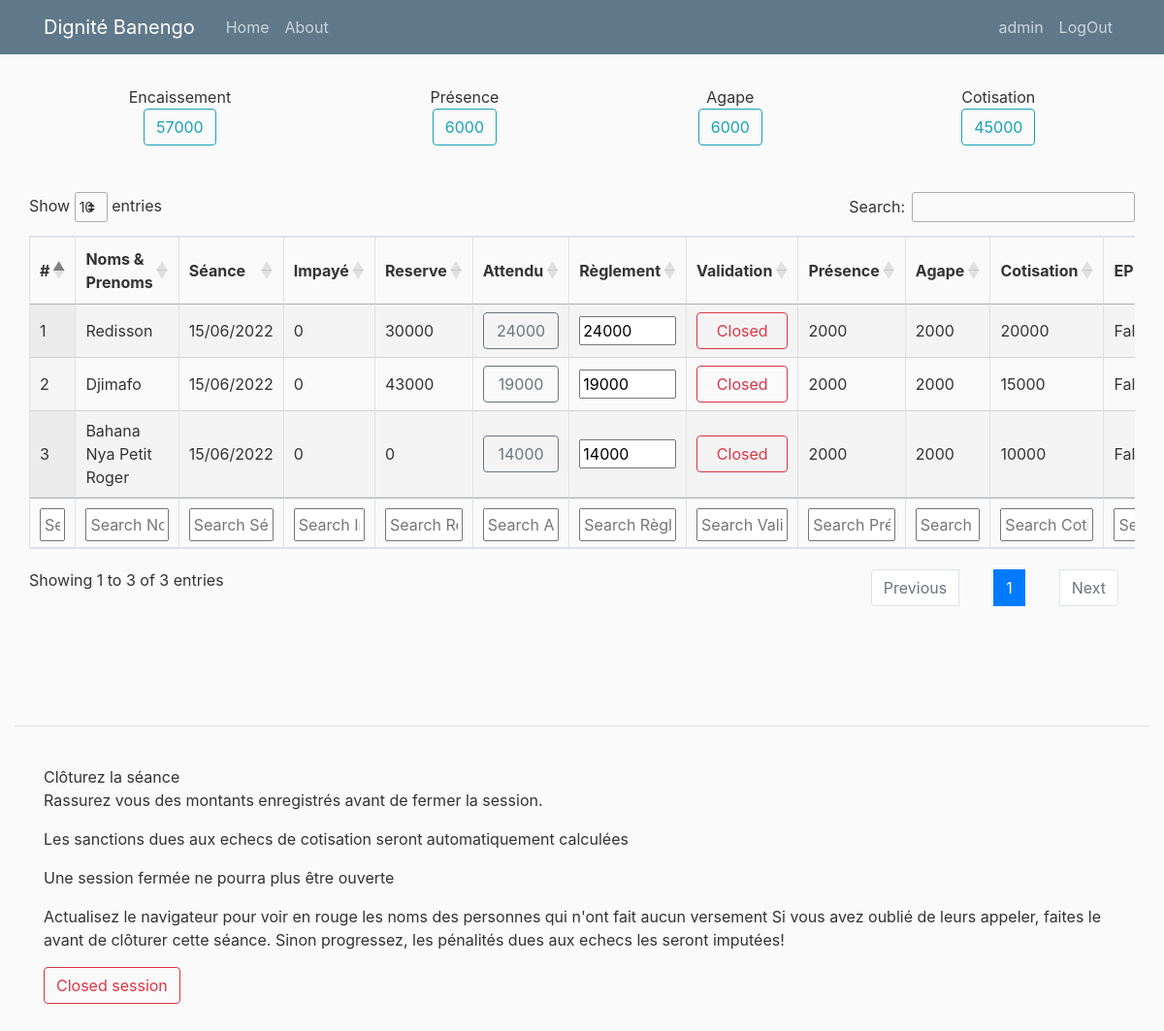
The app's page /tontine/6/ (signed in), older data.
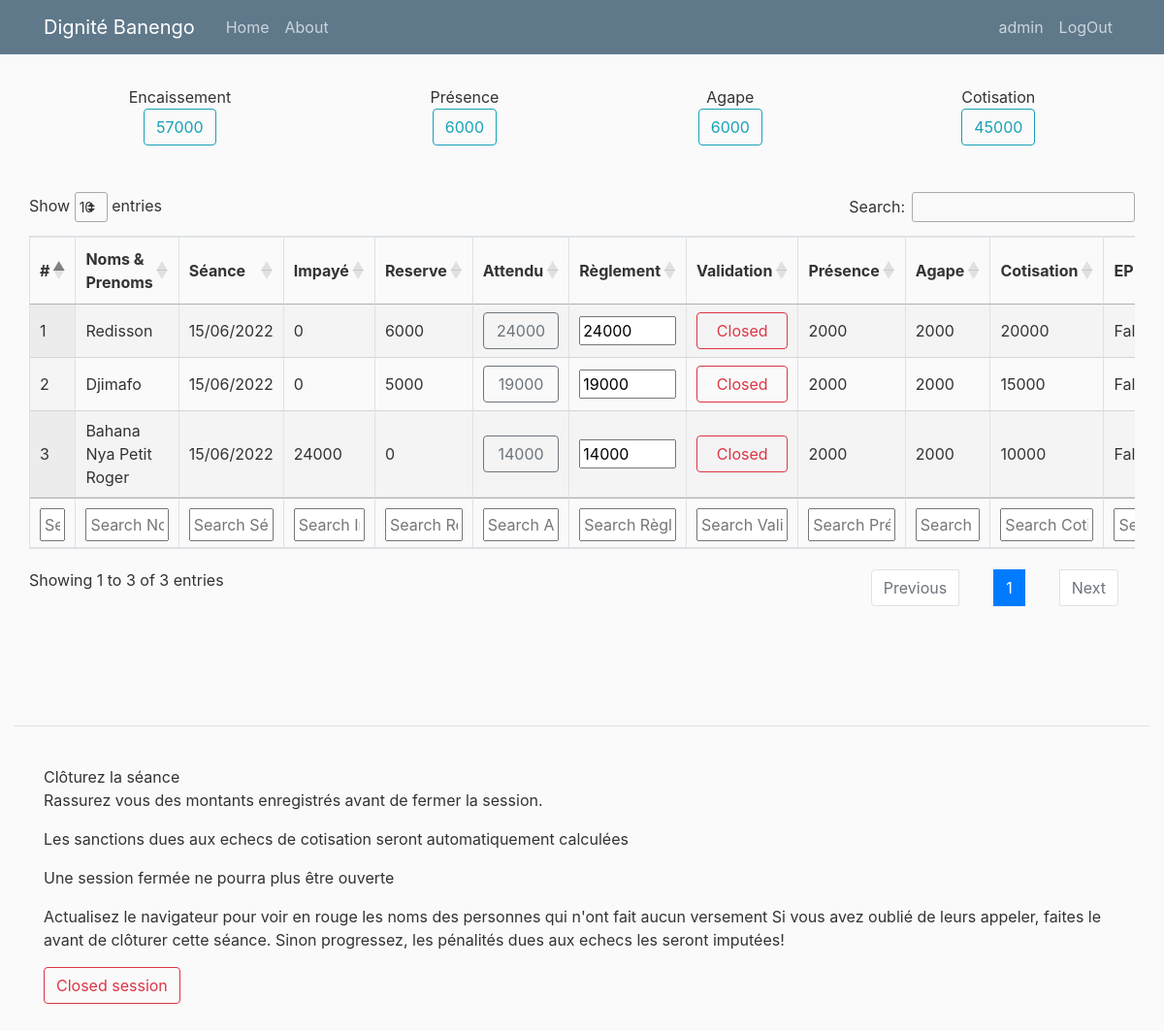
The same page, newer data.
### tontine/models.py (models this page shows, shortened)
class Encaissement(models.Model):
    seance = models.ForeignKey(Seance, on_delete=models.CASCADE)
    membre = models.ForeignKey(Membre, on_delete=models.CASCADE)
    reglement = models.PositiveIntegerField(default=0)
    tontine_presence = models.PositiveIntegerField(default=0)
    tontine_agape = models.PositiveIntegerField(default=0)
    tontine_cotisation = models.PositiveIntegerField(default=0)
    echec_presence = models.BooleanField(default=False)
    echec_agape = models.BooleanField(default=False)
    echec_cotisation = models.BooleanField(default=False)
    called = models.BooleanField(default=False)
    created = models.DateTimeField(auto_now_add=True)
    updated = models.DateTimeField(auto_now=True)
    author= models.ForeignKey(User, on_delete=models.SET_NULL, blank=True, null=True)
    @property
    def montant_attendu(self):
        p=self.membre.presence.montant
        sp =self.membre.agape.montant
        c=self.membre.cotisation.montant
        attendu = int(p)+int(sp)+int(c)
        return attendu

class Membre(models.Model):
    user = models.OneToOneField(User, on_delete=models.CASCADE)
    nom = models.CharField(max_length=100, unique=True)
    matricule = models.CharField(max_length=8, unique=True)
    telephone = models.CharField(max_length=10, blank=True, null=True)
    qualite = models.CharField(max_length=100, blank=True, null=True)
    profession = models.CharField(max_length=100, blank=True, null=True)
    sexe = models.CharField(choices=SEXE_CHOICES, max_length=1)
    date_naissance = models.DateField(blank=True, null=True)
    date_adhesion = models.DateField()
    created = models.DateTimeField(auto_now_add=True)
    updated = models.DateTimeField(auto_now=True)
    cotisation = models.ForeignKey(MontantCotisation, on_delete=models.CASCADE)
    presence = models.ForeignKey(MontantPresence, on_delete=models.CASCADE)
    agape = models.ForeignKey(MontantAgape, on_delete=models.CASCADE)
    bank = models.ForeignKey(MontantBank, on_delete=models.SET_NULL, blank=True, null=True)
    bank_bool = models.BooleanField(default=False)
    cotisation_bool = models.BooleanField(default=False)
    presence_bool = models.BooleanField(default=True)
    total_impaye = models.IntegerField(default=0)
    total_seance = models.IntegerField(default=0)
    total_consigne = models.IntegerField(default=0)
    reserve = models.IntegerField(default=0)

class Seance(models.Model):
    date_seance = models.DateField(unique=True)
    president_jour = models.ForeignKey(Membre, on_delete=models.SET_NULL, blank=True, null=True)
    exercice_tontine = models.ForeignKey(ExerciceTontine, on_delete=models.CASCADE)
    exercice_presence = models.ForeignKey(ExercicePresence, on_delete=models.CASCADE)
    closed = models.BooleanField(default=False)
    total_presence = models.IntegerField(default=0)
    total_agape = models.IntegerField(default=0)
    total_tontine = models.IntegerField(default=0)
    total_encais = models.IntegerField(default=0)
    nbechec_agape= models.IntegerField(default=0)
    nbechec_presence= models.IntegerField(default=0)
    nbechec_cotisation= models.IntegerField(default=0)
    mtechec_agape= models.IntegerField(default=0)
    mtechec_presence= models.IntegerField(default=0)
    mtechec_cotisation= models.IntegerField(default=0)
    created = models.DateTimeField(auto_now_add=True)
    updated = models.DateTimeField(auto_now=True)
    author= models.ForeignKey(User, on_delete=models.SET_NULL, blank=True, null=True)

class MontantPresence(models.Model):
    montant = models.PositiveIntegerField(unique=True)
    sanction = models.PositiveIntegerField(unique=True, default=250)
    created = models.DateTimeField(auto_now_add=True)
    updated = models.DateTimeField(auto_now=True)

class MontantAgape(models.Model):
    montant = models.PositiveIntegerField(unique=True)
    created = models.DateTimeField(auto_now_add=True)
    updated = models.DateTimeField(auto_now=True)

class MontantCotisation(models.Model):
    montant = models.PositiveIntegerField(unique=True)
    taux_sanction_before = models.PositiveIntegerField(default=30)
    taux_sanction_after = models.PositiveIntegerField(default=50)
    created = models.DateTimeField(auto_now_add=True)
    updated = models.DateTimeField(auto_now=True)

### tontine/views.py (the view)
# urls.py: path('', include('tontine.urls')),
@staff_member_required
def tontine(request, id):
	s = get_object_or_404(Seance, pk=id)
	encais = Encaissement.objects.filter(seance=s).order_by('-membre__cotisation__montant')
	total_encaissement = sum([x.reglement for x in encais])
	total_presence = sum([x.tontine_presence for x in encais])
	total_agape =  sum([x.tontine_agape for x in encais])
	total_cotisation = sum([x.tontine_cotisation for x in encais])
	context = {'encais':encais,  's': s,
	'total_encaissement': total_encaissement, 'total_presence': total_presence,
	'total_agape': total_agape, 'total_cotisation': total_cotisation} #seances': seances,
	return render(request, 'tontine/tontine.html', context)

### tontine/templates/tontine/tontine.html (shortened to what the changed rows need)
{% extends "tontine/base3.html" %}
{% load crispy_forms_tags %}
{% block content %}
<div class="container-fluid">
    <br>
    <div class="row mt-3">
        <div class="col-md-12">
            <table id="example" class="display row-border order-column table-bordered" style="width:100%">
                <thead>
                    <tr>
                        <th>#</th>
                        <th>Noms & Prenoms</th>
                        <th>Séance</th>
                        <th>Impayé</th>
                        <th>Reserve</th>
                        <th>Attendu</th>
                        <th>Règlement</th>
                        <th>Validation</th>
                        <th>Présence</th>
                        <th>Agape</th>
                        <th>Cotisation</th>
                        <th>EP</th>
                    </tr>
                </thead>
                <tbody>
                    {% for data in encais %}
                        <tr {% if not data.called %} style="color: crimson;" {% endif %}>
                            <td>{{ forloop.counter }}</td>
                            <td id="name{{ data.id }}">{{data.membre.nom}}</td>
                            <td>{{data.seance.date_seance|date:"d/m/Y"}}</td>
                            <td id="impaye{{ data.id }}">{{data.membre.total_impaye}}</td>
                            <td id="reserve{{ data.id }}">
                                {{data.membre.reserve}}
                            </td>
                            <td>
                                <button class="btn btn-outline-secondary" style="width: 100%">
                                    {{data.montant_attendu}}
                                </button>
                            </td>
                            <td>
                                <input type="number"  size="8" value="{{data.reglement}}" id="r{{ data.id }}" min="0" style="width: 100%">
                            </td>
                            <td>
                                {% if s.closed %}
                                <button  style="width: 100%" class="btn btn-outline-danger">
                                    Closed
                                </button>
                                {% else %}
                                <button data-product="{{data.id}}" style="width: 100%" class="btn btn-outline-primary send">
                                    Envoyer
                                </button>
                                {% endif %}
                            </td>
                            <td id="p{{ data.id }}">{{data.tontine_presence}}</td>
                            <td id="sp{{ data.id }}">{{data.tontine_agape}}</td>
                            <td id="c{{ data.id }}">{{data.tontine_cotisation}}</td>
                            <td id="ep{{ data.id }}" style="width: 1px">{{data.echec_presence}}</td>
                        </tr>
                        {% endfor %}
                </tbody>
                <tfoot>
                    <tr>
                        <th>#</th>
                        <th>Noms & Prenoms</th>
                        <th>Séance</th>
                        <th>Impayé</th>
                        <th>Reserve</th>
                        <th>Attendu</th>
                        <th>Règlement</th>
                        <th>Validation</th>
                        <th>Présence</th>
                        <th>Agape</th>
                        <th>Cotisation</th>
                        <th>EP</th>
                    </tr>
                </tfoot>
            </table>
        </div>
    </div>
</div>
<br>
<br>
<br>
<br>
<br>
{% endblock %}

Row changes from the older to the newer data that the page shows:
changed through a linked row, Encaissement "Redisson": membre.reserve "30000" → "6000"
changed through a linked row, Encaissement "Djimafo": membre.reserve "43000" → "5000"
changed through a linked row, Encaissement "Bahana Nya Petit Roger": membre.total_impaye "0" → "24000"
